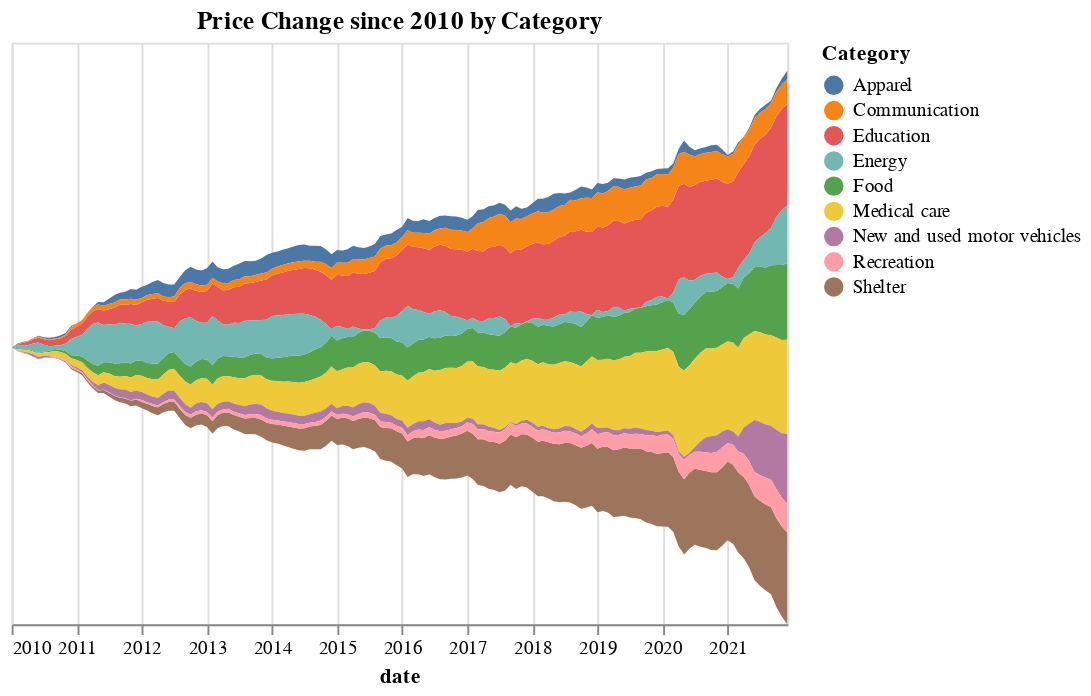

This figure's notebook cell:
### Markdown cell above
We can clearly see that our hypothesis is wrong. Shelter did not increase as much as eduction or medical care. This chart looks a little busy. Is there another way to present this data?

### Code cell
# Second chart - let's see how the normalized data looks as stacked area plot.
alt.Chart(df[['date','change','Category']][df['date'] >= '1/1/2010'],title='Price Change since 2010 by Category').mark_area().encode(
    x = alt.X('date'),
    y = alt.Y('change', stack='center', axis=None),
    color = 'Category'
)

### Figure 1 — Vega-Lite specification as saved in the notebook (floating-point values rounded to 4 significant figures; data arrays with more than 128 entries replaced by an {"elided": "..."} marker saying what was removed)
{"config": {"view": {"continuousWidth": 400, "continuousHeight": 300}}, "data": {"name": "data-8285b42f910dca31d75f2a8e8f415bdd"}, "mark": "area", "encoding": {"color": {"field": "Category", "type": "nominal"}, "x": {"field": "date", "type": "temporal"}, "y": {"axis": null, "field": "change", "stack": "center", "type": "quantitative"}}, "title": "Price Change since 2010 by Category", "$schema": "https://vega.github.io/schema/vega-lite/v4.17.0.json", "datasets": {"data-8285b42f910dca31d75f2a8e8f415bdd": {"elided": "1296 records"}}}
